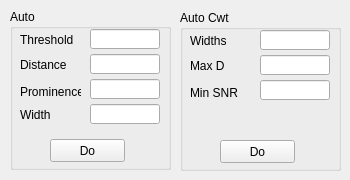
          <widget class="QWidget" name="tab_3">
           <attribute name="title">
            <string>Find Peaks</string>
           </attribute>
           <widget class="QGroupBox" name="groupBox">
            <property name="geometry">
             <rect>
              <x>10</x>
              <y>9</y>
              <width>161</width>
              <height>161</height>
             </rect>
            </property>
            <property name="title">
             <string>Auto</string>
            </property>
            <widget class="QLabel" name="label_16">
             <property name="geometry">
              <rect>
               <x>10</x>
               <y>25</y>
               <width>54</width>
               <height>12</height>
              </rect>
             </property>
             <property name="text">
              <string>Threshold</string>
             </property>
            </widget>
            <widget class="QLineEdit" name="let_proc_findp_auto_t">
             <property name="geometry">
              <rect>
               <x>80</x>
               <y>20</y>
               <width>70</width>
               <height>20</height>
              </rect>
             </property>
            </widget>
            <widget class="QLabel" name="label_18">
             <property name="geometry">
              <rect>
               <x>10</x>
               <y>50</y>
               <width>54</width>
               <height>12</height>
              </rect>
             </property>
             <property name="text">
              <string>Distance</string>
             </property>
            </widget>
            <widget class="QLineEdit" name="let_proc_findp_auto_d">
             <property name="geometry">
              <rect>
               <x>80</x>
               <y>45</y>
               <width>70</width>
               <height>20</height>
              </rect>
             </property>
            </widget>
            <widget class="QLabel" name="label_19">
             <property name="geometry">
              <rect>
               <x>10</x>
               <y>75</y>
               <width>61</width>
               <height>16</height>
              </rect>
             </property>
             <property name="text">
              <string>Prominence</string>
             </property>
            </widget>
            <widget class="QLineEdit" name="let_proc_findp_auto_p">
             <property name="geometry">
              <rect>
               <x>80</x>
               <y>70</y>
               <width>70</width>
               <height>20</height>
              </rect>
             </property>
            </widget>
            <widget class="QLineEdit" name="let_proc_findp_auto_w">
             <property name="geometry">
              <rect>
               <x>80</x>
               <y>95</y>
               <width>70</width>
               <height>20</height>
              </rect>
             </property>
            </widget>
            <widget class="QLabel" name="label_20">
             <property name="geometry">
              <rect>
               <x>10</x>
               <y>100</y>
               <width>54</width>
               <height>12</height>
              </rect>
             </property>
             <property name="text">
              <string>Width</string>
             </property>
            </widget>
            <widget class="QPushButton" name="pbt_proc_findp_auto_do">
             <property name="geometry">
              <rect>
               <x>40</x>
               <y>130</y>
               <width>75</width>
               <height>23</height>
              </rect>
             </property>
             <property name="text">
              <string>Do</string>
             </property>
            </widget>
           </widget>
           <widget class="QGroupBox" name="groupBox_23">
            <property name="geometry">
             <rect>
              <x>180</x>
              <y>10</y>
              <width>161</width>
              <height>161</height>
             </rect>
            </property>
            <property name="title">
             <string>Auto Cwt</string>
            </property>
            <widget class="QLabel" name="label_58">
             <property name="geometry">
              <rect>
               <x>10</x>
               <y>25</y>
               <width>54</width>
               <height>12</height>
              </rect>
             </property>
             <property name="text">
              <string>Widths</string>
             </property>
            </widget>
            <widget class="QLineEdit" name="let_proc_findp_autow_w">
             <property name="geometry">
              <rect>
               <x>80</x>
               <y>20</y>
               <width>70</width>
               <height>20</height>
              </rect>
             </property>
            </widget>
            <widget class="QLabel" name="label_62">
             <property name="geometry">
              <rect>
               <x>10</x>
               <y>50</y>
               <width>54</width>
               <height>12</height>
              </rect>
             </property>
             <property name="text">
              <string>Max D</string>
             </property>
            </widget>
            <widget class="QLineEdit" name="let_proc_findp_autow_d">
             <property name="geometry">
              <rect>
               <x>80</x>
               <y>45</y>
               <width>70</width>
               <height>20</height>
              </rect>
             </property>
            </widget>
            <widget class="QLabel" name="label_63">
             <property name="geometry">
              <rect>
               <x>10</x>
               <y>75</y>
               <width>61</width>
               <height>16</height>
              </rect>
             </property>
             <property name="text">
              <string>Min SNR</string>
             </property>
            </widget>
            <widget class="QLineEdit" name="let_proc_findp_autow_snr">
             <property name="geometry">
              <rect>
               <x>80</x>
               <y>70</y>
               <width>70</width>
               <height>20</height>
              </rect>
             </property>
            </widget>
            <widget class="QPushButton" name="pbt_proc_findp_auto_do_2">
             <property name="geometry">
              <rect>
               <x>40</x>
               <y>130</y>
               <width>75</width>
               <height>23</height>
              </rect>
             </property>
             <property name="text">
              <string>Do</string>
             </property>
            </widget>
           </widget>
          </widget>
